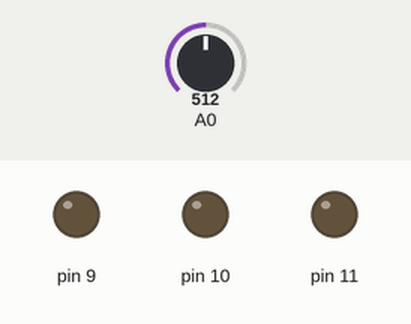
This sketch was run on a simulated Arduino Uno, built with avr-gcc and run on an emulated ATmega328P. Shown: output pins drawn as LEDs (lit = HIGH). The test bench sets the inputs (shaded band); at power-on: A0 = 512. What the sketch prints to the serial monitor is not drawn.

Above: at 1.2 s.
1.3 s: A0 set to 490
At 1.8 s:
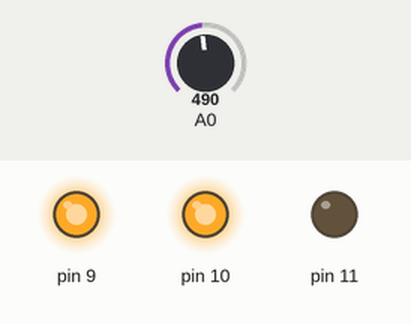
2.8 s: A0 set to 352
4.3 s: A0 set to 315
At 5.5 s:
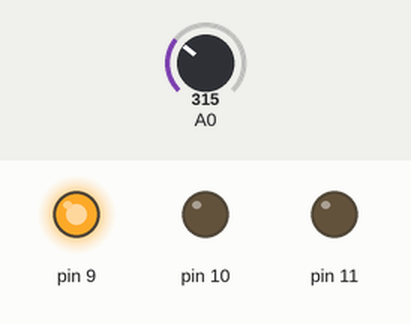
5.8 s: A0 set to 181
7.3 s: A0 set to 160
At 7.8 s:
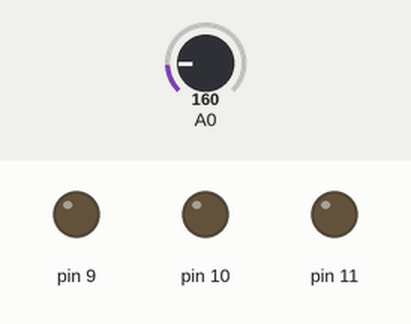
Timing chart, 0 to 9.8 s (numbered marks = the images above; inputs shaded):
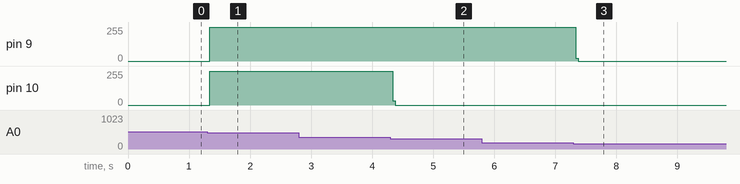

The sketch:

lightbar.ino
```cpp
int brightness;

void setup() {
  pinMode(9, OUTPUT);
  pinMode(10, OUTPUT);
  pinMode(11, OUTPUT);
  pinMode(A0, INPUT);
  Serial.begin(9600);
}
void loop() {
  brightness = analogRead(A0);
  if (brightness > 500) {
    // do something
  }
  else {
    brightness = map(analogRead(A0),0,500,0,3);
    Serial.println(brightness);
    digitalWrite(9,LOW);
    digitalWrite(10,LOW);
    digitalWrite(11,LOW);
    if (brightness == 1) {
      digitalWrite(9,HIGH);
    }
    if (brightness == 2) {
      digitalWrite(9,HIGH);
      digitalWrite(10,HIGH);
    }
    if (brightness == 3) {
      digitalWrite(9,HIGH);
      digitalWrite(10,HIGH);
      digitalWrite(11,HIGH);
    }
  }

}
```

Measured:
- the behaviour switches between 334 and 333 on A0 (found by bisection; images 1 and 2)
- the behaviour switches between 167 and 166 on A0 (found by bisection; images 2 and 3)
- after the input at 1.3 s, pin 9, pin 10: 0/255 → 252/255 at once
- after the input at 4.3 s, pin 10: 252/255 → 0/255 at once
- after the input at 7.3 s, pin 9: 252/255 → 0/255 at once
